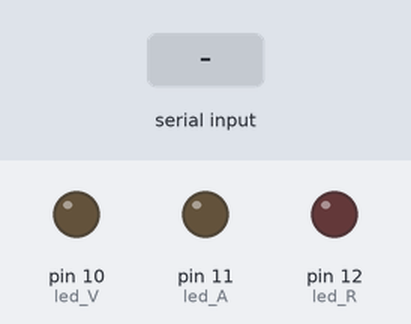
A sketch run on a simulated Arduino Mega 2560, built with avr-gcc and run on an emulated ATmega2560. Parts: output pins drawn as LEDs (lit = HIGH). The test bench sets the inputs (shaded band). What the sketch prints to the serial monitor is not drawn.

Above: at 1.2 s.
1.3 s: "0" received over Serial
At 2.1 s:
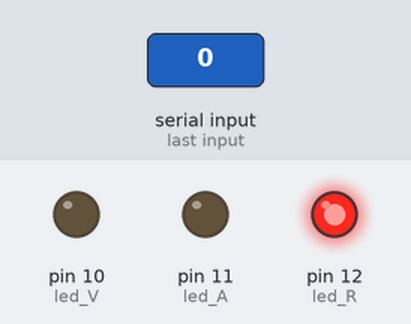
2.8 s: "1" received over Serial
At 3.3 s:
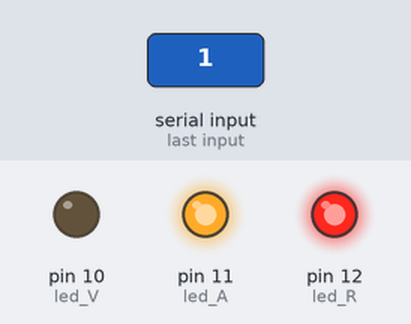
4.3 s: "2" received over Serial
At 5.5 s:
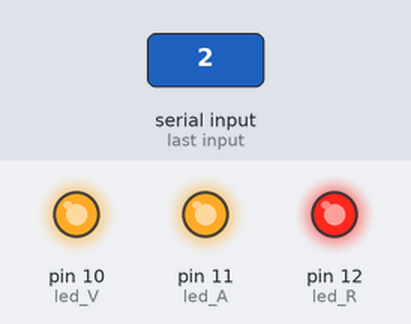
5.8 s: "0" received over Serial
At 6.8 s:
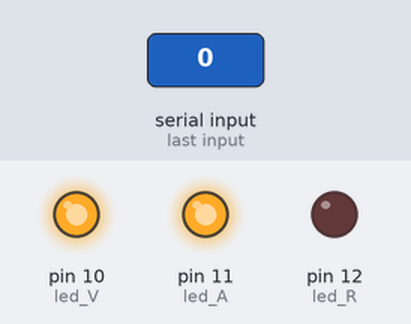
7.3 s: "1" received over Serial
At 8.0 s:
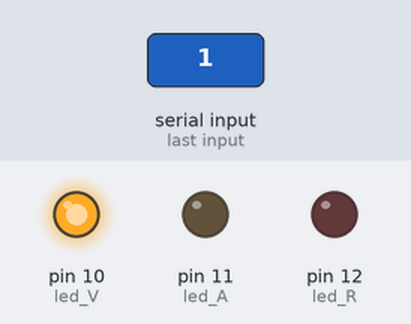
Timing chart, 0 to 9.8 s (numbered marks = the images above; inputs shaded):
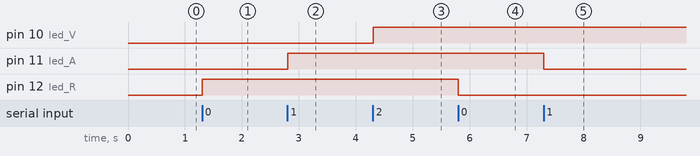

The sketch:

_3led.ino
```cpp
#define led_R 12
#define led_A 11
#define led_V 10

bool luzr= false;
bool luzA = false;
bool luzV = false;

int dato = 25;
char b;

void setup()
  {

    Serial.begin(9600);
    Serial1.begin(9600);
    pinMode(led_R, OUTPUT);
    pinMode(led_A, OUTPUT);
    pinMode(led_V, OUTPUT);

  }

  void loop()
  {
    Serial.write("Hola");
    luces();
  }

  void luces()
{
  if (Serial.available() > 0)
  {
    char c = Serial.read();
    if (c == '0')
    {
      if (luzr == false)
      {
        digitalWrite(led_R, HIGH);
        luzr = true;
        return;
      }
      if (luzr == true)
      {
        digitalWrite(led_R, LOW);
        luzr = false;
        return;
      }
    }

    if (c == '1')
    {
      if (luzA == false)
      {
        digitalWrite(led_A, HIGH);
        luzA = true;
        return;
      }
      if (luzA == true)
      {
        digitalWrite(led_A, LOW);
        luzA = false;
        return;
      }
    }

      if (c == '2')
      {
        if (luzV == false)
        {
          digitalWrite(led_V, HIGH);
          luzV = true;
          return;
        }
        if (luzV == true)
        {
          digitalWrite(led_V, LOW);
          luzV = false;
          return;
        }

      }
    }

  }
```

Measured:
- after the input at 1.3 s, pin 12 (led_R): LOW → HIGH at once
- after the input at 2.8 s, pin 11 (led_A): LOW → HIGH at once
- after the input at 4.3 s, pin 10 (led_V): LOW → HIGH at once
- after the input at 5.8 s, pin 12 (led_R): HIGH → LOW at once
- after the input at 7.3 s, pin 11 (led_A): HIGH → LOW at once
